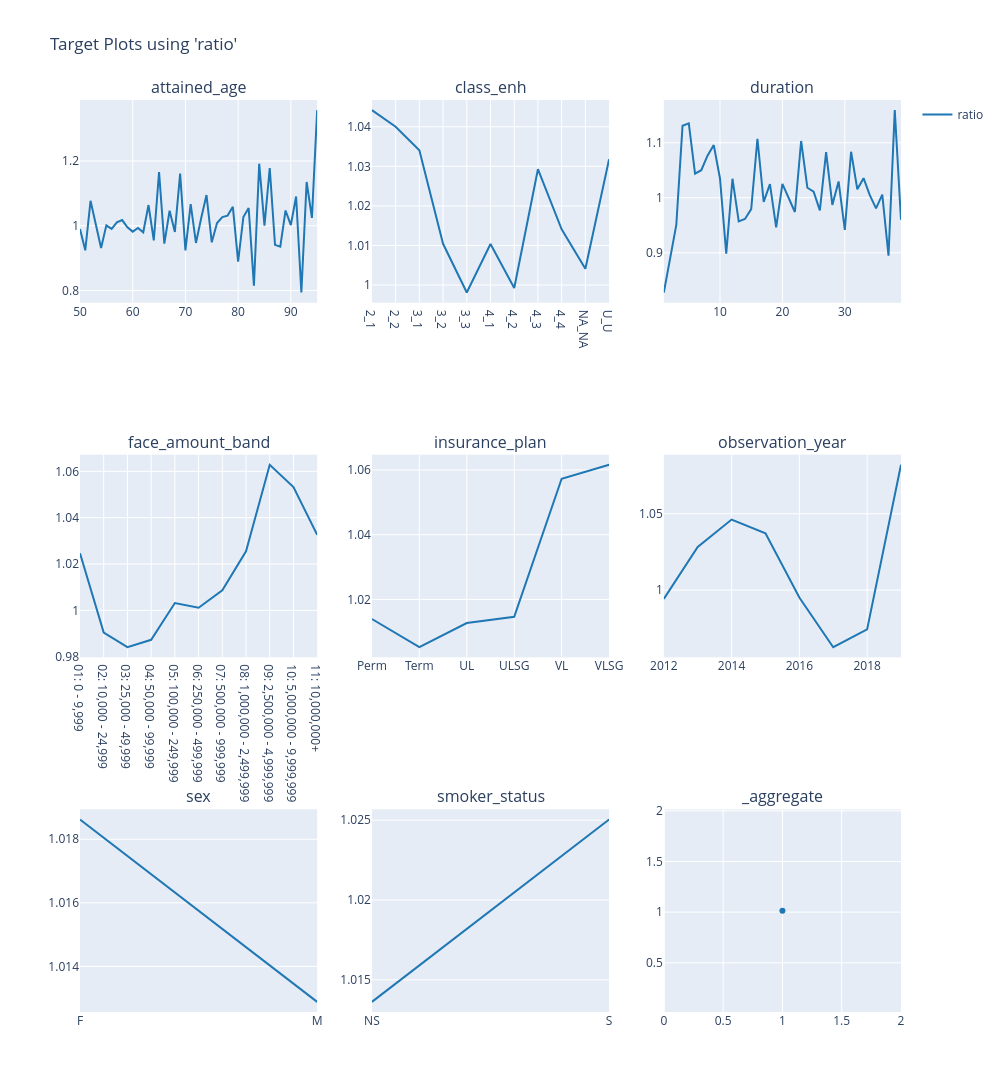

Notebook code for this chart:
### Markdown cell above
### Train/Test Ratios

### Code cell
# train
charters.target(
    df=model_data.loc[X_train.index],
    target="ratio",
    cols=3,
    features=model_features,
    numerator=["death_claim_amount"],
    denominator=["exp_amt_neural"],
).show()

### Figure 1 — Plotly figure (JSON) as saved in the notebook; plotly's stock layout.template omitted (floating-point values rounded to 4 significant figures)
{"data": [{"line": {"color": "#1F77B4"}, "mode": "lines", "name": "ratio", "showlegend": true, "type": "scatter", "x": [50, 51, 52, 53, 54, 55, 56, 57, 58, 59, 60, 61, 62, 63, 64, 65, 66, 67, 68, 69, 70, 71, 72, 73, 74, 75, 76, 77, 78, 79, 80, 81, 82, 83, 84, 85, 86, 87, 88, 89, 90, 91, 92, 93, 94, 95], "xaxis": "x", "y": [0.9898, 0.9241, 1.077, 1.003, 0.9316, 1.001, 0.9907, 1.011, 1.018, 0.9955, 0.9819, 0.9935, 0.9799, 1.064, 0.9549, 1.166, 0.9449, 1.046, 0.9809, 1.161, 0.924, 1.067, 0.947, 1.024, 1.095, 0.949, 1.008, 1.027, 1.031, 1.058, 0.8896, 1.027, 1.055, 0.815, 1.192, 1.001, 1.178, 0.941, 0.9355, 1.047, 1.002, 1.09, 0.7939, 1.135, 1.024, 1.357], "yaxis": "y"}, {"line": {"color": "#1F77B4"}, "mode": "lines", "name": "ratio", "showlegend": false, "type": "scatter", "x": ["2_1", "2_2", "3_1", "3_2", "3_3", "4_1", "4_2", "4_3", "4_4", "NA_NA", "U_U"], "xaxis": "x2", "y": [1.044, 1.04, 1.034, 1.01, 0.9981, 1.01, 0.9993, 1.029, 1.014, 1.004, 1.032], "yaxis": "y2"}, {"line": {"color": "#1F77B4"}, "mode": "lines", "name": "ratio", "showlegend": false, "type": "scatter", "x": [1, 2, 3, 4, 5, 6, 7, 8, 9, 10, 11, 12, 13, 14, 15, 16, 17, 18, 19, 20, 21, 22, 23, 24, 25, 26, 27, 28, 29, 30, 31, 32, 33, 34, 35, 36, 37, 38, 39], "xaxis": "x3", "y": [0.8278, 0.8893, 0.9508, 1.131, 1.135, 1.044, 1.05, 1.077, 1.096, 1.035, 0.8984, 1.035, 0.9569, 0.9615, 0.9795, 1.107, 0.9925, 1.025, 0.9461, 1.025, 1.0, 0.9742, 1.103, 1.018, 1.011, 0.9772, 1.083, 0.9871, 1.03, 0.9417, 1.084, 1.015, 1.036, 1.005, 0.9808, 1.006, 0.8947, 1.159, 0.9599], "yaxis": "y3"}, {"line": {"color": "#1F77B4"}, "mode": "lines", "name": "ratio", "showlegend": false, "type": "scatter", "x": ["01: 0 - 9,999", "02: 10,000 - 24,999", "03: 25,000 - 49,999", "04: 50,000 - 99,999", "05: 100,000 - 249,999", "06: 250,000 - 499,999", "07: 500,000 - 999,999", "08: 1,000,000 - 2,499,999", "09: 2,500,000 - 4,999,999", "10: 5,000,000 - 9,999,999", "11: 10,000,000+"], "xaxis": "x4", "y": [1.025, 0.9904, 0.9841, 0.9873, 1.003, 1.001, 1.009, 1.025, 1.063, 1.053, 1.033], "yaxis": "y4"}, {"line": {"color": "#1F77B4"}, "mode": "lines", "name": "ratio", "showlegend": false, "type": "scatter", "x": ["Perm", "Term", "UL", "ULSG", "VL", "VLSG"], "xaxis": "x5", "y": [1.014, 1.005, 1.013, 1.015, 1.057, 1.062], "yaxis": "y5"}, {"line": {"color": "#1F77B4"}, "mode": "lines", "name": "ratio", "showlegend": false, "type": "scatter", "x": [2012, 2013, 2014, 2015, 2016, 2017, 2018, 2019], "xaxis": "x6", "y": [0.9943, 1.028, 1.046, 1.037, 0.9951, 0.9626, 0.9743, 1.082], "yaxis": "y6"}, {"line": {"color": "#1F77B4"}, "mode": "lines", "name": "ratio", "showlegend": false, "type": "scatter", "x": ["F", "M"], "xaxis": "x7", "y": [1.019, 1.013], "yaxis": "y7"}, {"line": {"color": "#1F77B4"}, "mode": "lines", "name": "ratio", "showlegend": false, "type": "scatter", "x": ["NS", "S"], "xaxis": "x8", "y": [1.014, 1.025], "yaxis": "y8"}, {"line": {"color": "#1F77B4"}, "mode": "markers", "name": "ratio", "showlegend": false, "type": "scatter", "x": [1], "xaxis": "x9", "y": [1.015], "yaxis": "y9"}], "layout": {"annotations": [{"font": {"size": 16}, "showarrow": false, "text": "attained_age", "x": 0.1444, "xanchor": "center", "xref": "paper", "y": 1, "yanchor": "bottom", "yref": "paper"}, {"font": {"size": 16}, "showarrow": false, "text": "class_enh", "x": 0.5, "xanchor": "center", "xref": "paper", "y": 1, "yanchor": "bottom", "yref": "paper"}, {"font": {"size": 16}, "showarrow": false, "text": "duration", "x": 0.8556, "xanchor": "center", "xref": "paper", "y": 1, "yanchor": "bottom", "yref": "paper"}, {"font": {"size": 16}, "showarrow": false, "text": "face_amount_band", "x": 0.1444, "xanchor": "center", "xref": "paper", "y": 0.6111, "yanchor": "bottom", "yref": "paper"}, {"font": {"size": 16}, "showarrow": false, "text": "insurance_plan", "x": 0.5, "xanchor": "center", "xref": "paper", "y": 0.6111, "yanchor": "bottom", "yref": "paper"}, {"font": {"size": 16}, "showarrow": false, "text": "observation_year", "x": 0.8556, "xanchor": "center", "xref": "paper", "y": 0.6111, "yanchor": "bottom", "yref": "paper"}, {"font": {"size": 16}, "showarrow": false, "text": "sex", "x": 0.1444, "xanchor": "center", "xref": "paper", "y": 0.2222, "yanchor": "bottom", "yref": "paper"}, {"font": {"size": 16}, "showarrow": false, "text": "smoker_status", "x": 0.5, "xanchor": "center", "xref": "paper", "y": 0.2222, "yanchor": "bottom", "yref": "paper"}, {"font": {"size": 16}, "showarrow": false, "text": "_aggregate", "x": 0.8556, "xanchor": "center", "xref": "paper", "y": 0.2222, "yanchor": "bottom", "yref": "paper"}], "height": 1200, "legend": {"orientation": "v", "x": 1.02, "xanchor": "left", "y": 1, "yanchor": "top"}, "title": {"text": "Target Plots using 'ratio'"}, "width": 1000, "xaxis": {"anchor": "y", "domain": [0, 0.2889]}, "xaxis2": {"anchor": "y2", "domain": [0.3556, 0.6444]}, "xaxis3": {"anchor": "y3", "domain": [0.7111, 1]}, "xaxis4": {"anchor": "y4", "domain": [0, 0.2889]}, "xaxis5": {"anchor": "y5", "domain": [0.3556, 0.6444]}, "xaxis6": {"anchor": "y6", "domain": [0.7111, 1]}, "xaxis7": {"anchor": "y7", "domain": [0, 0.2889]}, "xaxis8": {"anchor": "y8", "domain": [0.3556, 0.6444]}, "xaxis9": {"anchor": "y9", "domain": [0.7111, 1]}, "yaxis": {"anchor": "x", "domain": [0.7778, 1], "type": "-"}, "yaxis2": {"anchor": "x2", "domain": [0.7778, 1]}, "yaxis3": {"anchor": "x3", "domain": [0.7778, 1]}, "yaxis4": {"anchor": "x4", "domain": [0.3889, 0.6111]}, "yaxis5": {"anchor": "x5", "domain": [0.3889, 0.6111]}, "yaxis6": {"anchor": "x6", "domain": [0.3889, 0.6111]}, "yaxis7": {"anchor": "x7", "domain": [0, 0.2222]}, "yaxis8": {"anchor": "x8", "domain": [0, 0.2222]}, "yaxis9": {"anchor": "x9", "domain": [0, 0.2222]}}}
